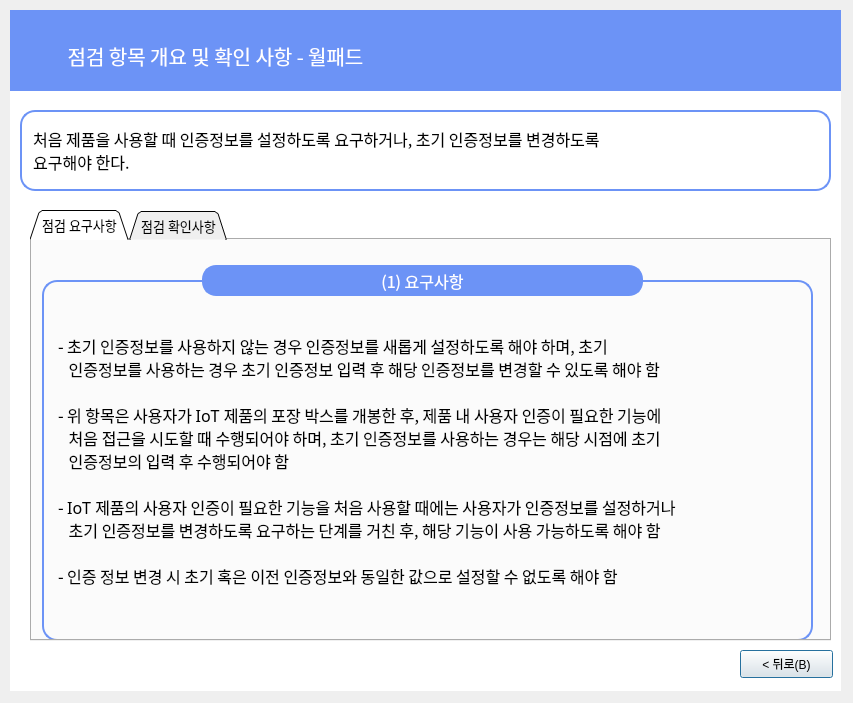
<?xml version="1.0" encoding="UTF-8"?>
<ui version="4.0">
 <class>Dialog</class>
 <widget class="QDialog" name="Dialog">
  <property name="geometry">
   <rect>
    <x>0</x>
    <y>0</y>
    <width>853</width>
    <height>703</height>
   </rect>
  </property>
  <property name="windowTitle">
   <string>Dialog</string>
  </property>
  <widget class="QLabel" name="label_6">
   <property name="geometry">
    <rect>
     <x>10</x>
     <y>10</y>
     <width>831</width>
     <height>681</height>
    </rect>
   </property>
   <property name="font">
    <font>
     <family>Gmarket Sans TTF</family>
     <pointsize>16</pointsize>
     <weight>50</weight>
     <bold>false</bold>
     <kerning>true</kerning>
    </font>
   </property>
   <property name="autoFillBackground">
    <bool>false</bool>
   </property>
   <property name="styleSheet">
    <string notr="true">background-color: rgb(255,255,255);
border-color: rgb(0, 0, 0);</string>
   </property>
   <property name="text">
    <string/>
   </property>
   <property name="scaledContents">
    <bool>false</bool>
   </property>
   <property name="alignment">
    <set>Qt::AlignCenter</set>
   </property>
  </widget>
  <widget class="QLabel" name="label_7">
   <property name="geometry">
    <rect>
     <x>10</x>
     <y>10</y>
     <width>831</width>
     <height>81</height>
    </rect>
   </property>
   <property name="font">
    <font>
     <family>Gmarket Sans TTF</family>
     <pointsize>11</pointsize>
     <weight>50</weight>
     <bold>false</bold>
     <kerning>true</kerning>
    </font>
   </property>
   <property name="autoFillBackground">
    <bool>false</bool>
   </property>
   <property name="styleSheet">
    <string notr="true">background-color: rgb(108, 147, 246);
border-color: rgb(0, 0, 0);</string>
   </property>
   <property name="text">
    <string/>
   </property>
   <property name="scaledContents">
    <bool>false</bool>
   </property>
  </widget>
  <widget class="QLabel" name="label_8">
   <property name="geometry">
    <rect>
     <x>10</x>
     <y>30</y>
     <width>411</width>
     <height>51</height>
    </rect>
   </property>
   <property name="font">
    <font>
     <family>AppleSDGothicNeoM00</family>
     <pointsize>15</pointsize>
    </font>
   </property>
   <property name="styleSheet">
    <string notr="true">color : rgb(255, 255, 255)</string>
   </property>
   <property name="text">
    <string>점검 항목 개요 및 확인 사항 - 월패드</string>
   </property>
   <property name="alignment">
    <set>Qt::AlignCenter</set>
   </property>
  </widget>
  <widget class="QLabel" name="label_9">
   <property name="geometry">
    <rect>
     <x>20</x>
     <y>110</y>
     <width>811</width>
     <height>81</height>
    </rect>
   </property>
   <property name="font">
    <font>
     <family>AppleSDGothicNeoM00</family>
     <pointsize>12</pointsize>
     <weight>50</weight>
     <bold>false</bold>
     <kerning>true</kerning>
    </font>
   </property>
   <property name="autoFillBackground">
    <bool>false</bool>
   </property>
   <property name="styleSheet">
    <string notr="true">background-color : rgb(255, 255, 255);

border: 2px solid rgb(108, 147, 246);
border-radius:15px</string>
   </property>
   <property name="text">
    <string>  처음 제품을 사용할 때 인증정보를 설정하도록 요구하거나, 초기 인증정보를 변경하도록
  요구해야 한다.</string>
   </property>
   <property name="scaledContents">
    <bool>false</bool>
   </property>
  </widget>
  <widget class="QPushButton" name="pushButton_4">
   <property name="geometry">
    <rect>
     <x>740</x>
     <y>650</y>
     <width>93</width>
     <height>28</height>
    </rect>
   </property>
   <property name="text">
    <string>&lt; 뒤로(B)</string>
   </property>
  </widget>
  <widget class="QTabWidget" name="tabWidget">
   <property name="geometry">
    <rect>
     <x>30</x>
     <y>210</y>
     <width>801</width>
     <height>431</height>
    </rect>
   </property>
   <property name="font">
    <font>
     <family>AppleSDGothicNeoM00</family>
     <pointsize>10</pointsize>
    </font>
   </property>
   <property name="contextMenuPolicy">
    <enum>Qt::DefaultContextMenu</enum>
   </property>
   <property name="styleSheet">
    <string notr="true"/>
   </property>
   <property name="tabShape">
    <enum>QTabWidget::Triangular</enum>
   </property>
   <property name="currentIndex">
    <number>0</number>
   </property>
   <property name="elideMode">
    <enum>Qt::ElideNone</enum>
   </property>
   <property name="tabBarAutoHide">
    <bool>false</bool>
   </property>
   <widget class="QWidget" name="tab">
    <attribute name="title">
     <string>점검 요구사항</string>
    </attribute>
    <widget class="QLabel" name="label_21">
     <property name="geometry">
      <rect>
       <x>10</x>
       <y>40</y>
       <width>771</width>
       <height>361</height>
      </rect>
     </property>
     <property name="font">
      <font>
       <family>AppleSDGothicNeoM00</family>
       <pointsize>12</pointsize>
      </font>
     </property>
     <property name="styleSheet">
      <string notr="true">

border: 2px solid rgb(108, 147, 246);
border-radius:15px;
padding-left:10px;</string>
     </property>
     <property name="text">
      <string>- 초기 인증정보를 사용하지 않는 경우 인증정보를 새롭게 설정하도록 해야 하며, 초기
   인증정보를 사용하는 경우 초기 인증정보 입력 후 해당 인증정보를 변경할 수 있도록 해야 함

- 위 항목은 사용자가 IoT 제품의 포장 박스를 개봉한 후, 제품 내 사용자 인증이 필요한 기능에
   처음 접근을 시도할 때 수행되어야 하며, 초기 인증정보를 사용하는 경우는 해당 시점에 초기
   인증정보의 입력 후 수행되어야 함

- IoT 제품의 사용자 인증이 필요한 기능을 처음 사용할 때에는 사용자가 인증정보를 설정하거나
   초기 인증정보를 변경하도록 요구하는 단계를 거친 후, 해당 기능이 사용 가능하도록 해야 함

- 인증 정보 변경 시 초기 혹은 이전 인증정보와 동일한 값으로 설정할 수 없도록 해야 함</string>
     </property>
    </widget>
    <widget class="QLabel" name="label_3">
     <property name="geometry">
      <rect>
       <x>160</x>
       <y>0</y>
       <width>461</width>
       <height>81</height>
      </rect>
     </property>
     <property name="font">
      <font>
       <family>AppleSDGothicNeoM00</family>
       <pointsize>12</pointsize>
      </font>
     </property>
     <property name="styleSheet">
      <string notr="true">background-color : rgb(108, 147, 246);
color : rgb(255, 255, 255);
border: 2px solid rgb(108, 147, 246);
margin-left:10px;
margin-right:10px;
margin-top:25px;
margin-bottom:25px;
border-radius:14px
</string>
     </property>
     <property name="text">
      <string>(1) 요구사항</string>
     </property>
     <property name="alignment">
      <set>Qt::AlignCenter</set>
     </property>
    </widget>
   </widget>
   <widget class="QWidget" name="tab_2">
    <attribute name="title">
     <string>점검 확인사항</string>
    </attribute>
    <widget class="QLabel" name="label_22">
     <property name="geometry">
      <rect>
       <x>10</x>
       <y>40</y>
       <width>771</width>
       <height>361</height>
      </rect>
     </property>
     <property name="font">
      <font>
       <family>AppleSDGothicNeoM00</family>
       <pointsize>12</pointsize>
      </font>
     </property>
     <property name="styleSheet">
      <string notr="true">

border: 2px solid rgb(108, 147, 246);
border-radius:15px;
padding-left:10px</string>
     </property>
     <property name="text">
      <string>- 새로운 IoT 제품을 시동하여 사용자 인증이 필요한 기능에 접근을 시도한 후, 인증정보를
   설정하도록 요구하거나 초기 인증정보를 입력하도록 요구하는 지 확인함

- 초기 인증정보의 입력을 요구하는 경우 초기 인증 후에 이를 변경하도록 요구하는 지 확인함

- 인증정보 변경 시 초기 인증정보와 동일한 값으로 설정을 시도하여 이를 허용하는지 확인함

- 인증정보 설정 혹은 초기 인증번호를 변경하지 않고 우회하여 사용자 인증이 필요한 기능에
   접근할 수 있는지 확인함</string>
     </property>
    </widget>
    <widget class="QLabel" name="label_4">
     <property name="geometry">
      <rect>
       <x>160</x>
       <y>0</y>
       <width>461</width>
       <height>81</height>
      </rect>
     </property>
     <property name="font">
      <font>
       <family>AppleSDGothicNeoM00</family>
       <pointsize>12</pointsize>
      </font>
     </property>
     <property name="styleSheet">
      <string notr="true">background-color : rgb(108, 147, 246);
color : rgb(255, 255, 255);
border: 2px solid rgb(108, 147, 246);
margin-left:10px;
margin-right:10px;
margin-top:25px;
margin-bottom:25px;
border-radius:14px
</string>
     </property>
     <property name="text">
      <string>(2) 확인사항</string>
     </property>
     <property name="alignment">
      <set>Qt::AlignCenter</set>
     </property>
    </widget>
   </widget>
  </widget>
 </widget>
 <resources/>
 <connections/>
</ui>
